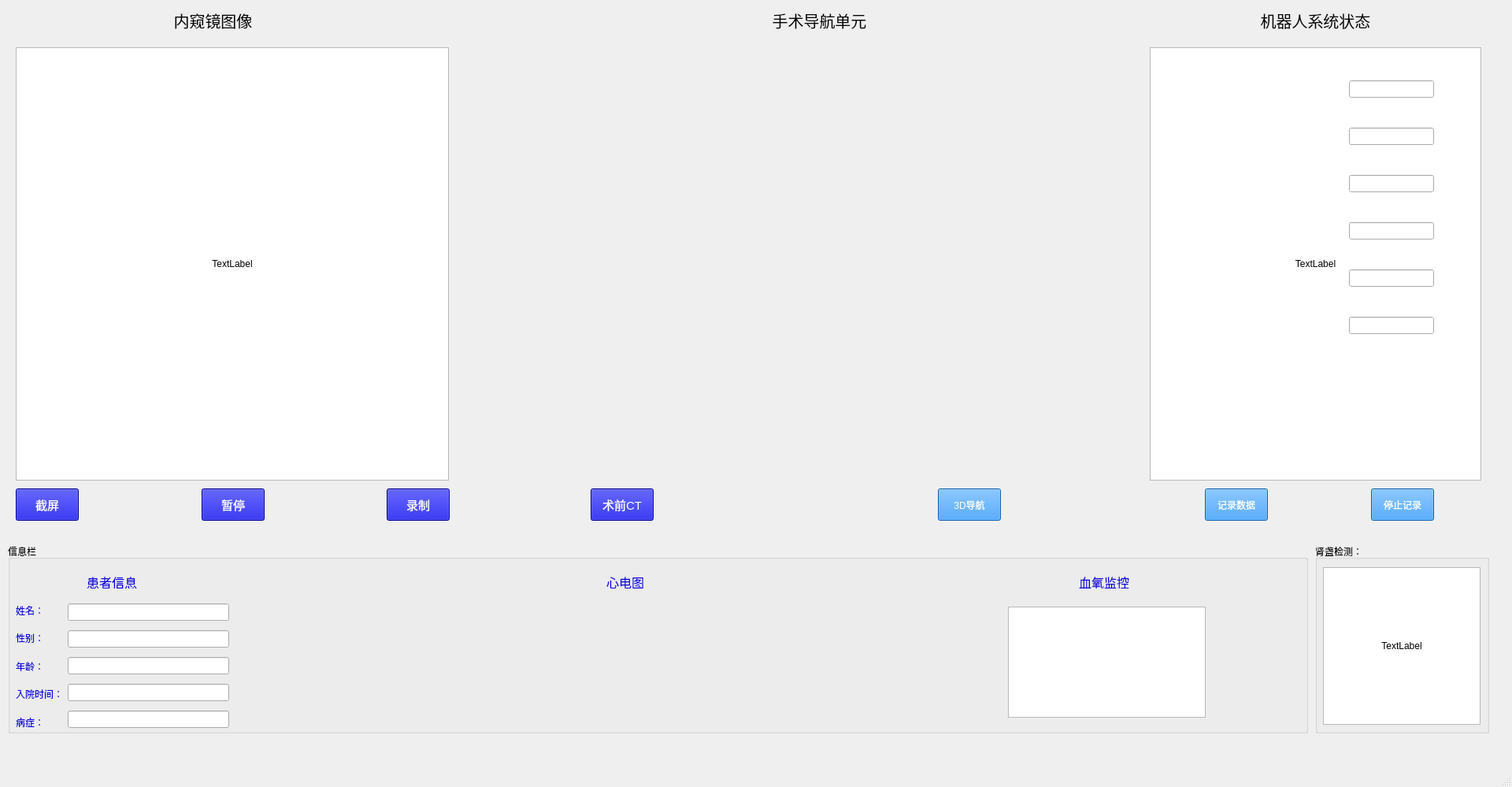
<?xml version="1.0" encoding="UTF-8"?>
<ui version="4.0">
 <class>MainWindow</class>
 <widget class="QMainWindow" name="MainWindow">
  <property name="geometry">
   <rect>
    <x>0</x>
    <y>0</y>
    <width>1920</width>
    <height>999</height>
   </rect>
  </property>
  <property name="windowTitle">
   <string>经输尿管肾内介入诊疗机器人系统  (Ver1.0.0)</string>
  </property>
  <widget class="QWidget" name="centralwidget">
   <widget class="QVTKWidget" name="qvtkWidget">
    <property name="geometry">
     <rect>
      <x>610</x>
      <y>60</y>
      <width>801</width>
      <height>550</height>
     </rect>
    </property>
   </widget>
   <widget class="QGraphicsView" name="graphicsView_4">
    <property name="geometry">
     <rect>
      <x>20</x>
      <y>60</y>
      <width>550</width>
      <height>550</height>
     </rect>
    </property>
   </widget>
   <widget class="QLabel" name="label_2">
    <property name="geometry">
     <rect>
      <x>20</x>
      <y>60</y>
      <width>550</width>
      <height>550</height>
     </rect>
    </property>
    <property name="text">
     <string>TextLabel</string>
    </property>
    <property name="alignment">
     <set>Qt::AlignCenter</set>
    </property>
   </widget>
   <widget class="QGraphicsView" name="graphicsView_5">
    <property name="geometry">
     <rect>
      <x>1460</x>
      <y>60</y>
      <width>421</width>
      <height>550</height>
     </rect>
    </property>
   </widget>
   <widget class="QGroupBox" name="groupBox">
    <property name="geometry">
     <rect>
      <x>10</x>
      <y>690</y>
      <width>1651</width>
      <height>241</height>
     </rect>
    </property>
    <property name="title">
     <string>信息栏</string>
    </property>
    <widget class="QWidget" name="horizontalLayoutWidget">
     <property name="geometry">
      <rect>
       <x>10</x>
       <y>70</y>
       <width>271</width>
       <height>171</height>
      </rect>
     </property>
     <layout class="QHBoxLayout" name="horizontalLayout">
      <item>
       <layout class="QVBoxLayout" name="verticalLayout">
        <item>
         <widget class="QLabel" name="label_4">
          <property name="styleSheet">
           <string notr="true">color:rgb(14, 2, 219)</string>
          </property>
          <property name="text">
           <string>姓名：</string>
          </property>
         </widget>
        </item>
        <item>
         <widget class="QLabel" name="label_3">
          <property name="styleSheet">
           <string notr="true">color:rgb(14, 2, 219)</string>
          </property>
          <property name="text">
           <string>性别：</string>
          </property>
         </widget>
        </item>
        <item>
         <widget class="QLabel" name="label_5">
          <property name="styleSheet">
           <string notr="true">color:rgb(14, 2, 219)</string>
          </property>
          <property name="text">
           <string>年龄：</string>
          </property>
         </widget>
        </item>
        <item>
         <widget class="QLabel" name="label_6">
          <property name="styleSheet">
           <string notr="true">color:rgb(14, 2, 219)</string>
          </property>
          <property name="text">
           <string>入院时间：</string>
          </property>
         </widget>
        </item>
        <item>
         <widget class="QLabel" name="label_7">
          <property name="styleSheet">
           <string notr="true">color:rgb(14, 2, 219)</string>
          </property>
          <property name="text">
           <string>病症：</string>
          </property>
         </widget>
        </item>
       </layout>
      </item>
      <item>
       <layout class="QVBoxLayout" name="verticalLayout_2">
        <item>
         <widget class="QLineEdit" name="lineEdit"/>
        </item>
        <item>
         <widget class="QLineEdit" name="lineEdit_2"/>
        </item>
        <item>
         <widget class="QLineEdit" name="lineEdit_3"/>
        </item>
        <item>
         <widget class="QLineEdit" name="lineEdit_4"/>
        </item>
        <item>
         <widget class="QLineEdit" name="lineEdit_5"/>
        </item>
       </layout>
      </item>
     </layout>
    </widget>
    <widget class="QwtPlot" name="qwtPlot">
     <property name="geometry">
      <rect>
       <x>430</x>
       <y>80</y>
       <width>681</width>
       <height>151</height>
      </rect>
     </property>
    </widget>
    <widget class="QGraphicsView" name="graphicsView_2">
     <property name="geometry">
      <rect>
       <x>1270</x>
       <y>80</y>
       <width>251</width>
       <height>141</height>
      </rect>
     </property>
    </widget>
    <widget class="QLabel" name="label_11">
     <property name="geometry">
      <rect>
       <x>100</x>
       <y>40</y>
       <width>67</width>
       <height>17</height>
      </rect>
     </property>
     <property name="font">
      <font>
       <family>Tlwg Mono</family>
       <pointsize>12</pointsize>
      </font>
     </property>
     <property name="styleSheet">
      <string notr="true">color:rgb(14, 2, 219)</string>
     </property>
     <property name="text">
      <string>患者信息</string>
     </property>
    </widget>
    <widget class="QLabel" name="label_12">
     <property name="geometry">
      <rect>
       <x>760</x>
       <y>40</y>
       <width>67</width>
       <height>17</height>
      </rect>
     </property>
     <property name="font">
      <font>
       <family>Tlwg Mono</family>
       <pointsize>12</pointsize>
      </font>
     </property>
     <property name="styleSheet">
      <string notr="true">color:rgb(14, 2, 219)</string>
     </property>
     <property name="text">
      <string>心电图</string>
     </property>
    </widget>
    <widget class="QLabel" name="label_13">
     <property name="geometry">
      <rect>
       <x>1360</x>
       <y>40</y>
       <width>67</width>
       <height>17</height>
      </rect>
     </property>
     <property name="font">
      <font>
       <family>Tlwg Mono</family>
       <pointsize>12</pointsize>
      </font>
     </property>
     <property name="styleSheet">
      <string notr="true">color:rgb(14, 2, 219)</string>
     </property>
     <property name="text">
      <string>血氧监控</string>
     </property>
    </widget>
   </widget>
   <widget class="QWidget" name="horizontalLayoutWidget_2">
    <property name="geometry">
     <rect>
      <x>20</x>
      <y>620</y>
      <width>551</width>
      <height>41</height>
     </rect>
    </property>
    <layout class="QHBoxLayout" name="horizontalLayout_3">
     <property name="spacing">
      <number>5</number>
     </property>
     <property name="sizeConstraint">
      <enum>QLayout::SetNoConstraint</enum>
     </property>
     <property name="leftMargin">
      <number>0</number>
     </property>
     <item>
      <widget class="QPushButton" name="pushButton">
       <property name="sizePolicy">
        <sizepolicy hsizetype="Minimum" vsizetype="Minimum">
         <horstretch>0</horstretch>
         <verstretch>0</verstretch>
        </sizepolicy>
       </property>
       <property name="font">
        <font>
         <pointsize>11</pointsize>
        </font>
       </property>
       <property name="styleSheet">
        <string notr="true">background-color: rgb(0, 0, 200);
color: rgb(255, 255, 255)</string>
       </property>
       <property name="text">
        <string>截屏</string>
       </property>
      </widget>
     </item>
     <item>
      <spacer name="horizontalSpacer">
       <property name="orientation">
        <enum>Qt::Horizontal</enum>
       </property>
       <property name="sizeHint" stdset="0">
        <size>
         <width>40</width>
         <height>20</height>
        </size>
       </property>
      </spacer>
     </item>
     <item>
      <widget class="QPushButton" name="pushButton_2">
       <property name="sizePolicy">
        <sizepolicy hsizetype="Minimum" vsizetype="Minimum">
         <horstretch>0</horstretch>
         <verstretch>0</verstretch>
        </sizepolicy>
       </property>
       <property name="font">
        <font>
         <pointsize>11</pointsize>
        </font>
       </property>
       <property name="styleSheet">
        <string notr="true">
background-color: rgb(0, 0, 200);
color: rgb(255, 255, 255)</string>
       </property>
       <property name="text">
        <string>暂停</string>
       </property>
      </widget>
     </item>
     <item>
      <spacer name="horizontalSpacer_2">
       <property name="orientation">
        <enum>Qt::Horizontal</enum>
       </property>
       <property name="sizeHint" stdset="0">
        <size>
         <width>40</width>
         <height>20</height>
        </size>
       </property>
      </spacer>
     </item>
     <item>
      <widget class="QPushButton" name="pushButton_3">
       <property name="sizePolicy">
        <sizepolicy hsizetype="Minimum" vsizetype="Minimum">
         <horstretch>0</horstretch>
         <verstretch>0</verstretch>
        </sizepolicy>
       </property>
       <property name="font">
        <font>
         <pointsize>11</pointsize>
        </font>
       </property>
       <property name="styleSheet">
        <string notr="true">background-color: rgb(0, 0, 200);
color: rgb(255, 255, 255)</string>
       </property>
       <property name="text">
        <string>录制</string>
       </property>
      </widget>
     </item>
    </layout>
   </widget>
   <widget class="QWidget" name="horizontalLayoutWidget_3">
    <property name="geometry">
     <rect>
      <x>750</x>
      <y>620</y>
      <width>521</width>
      <height>41</height>
     </rect>
    </property>
    <layout class="QHBoxLayout" name="horizontalLayout_4">
     <property name="spacing">
      <number>5</number>
     </property>
     <property name="sizeConstraint">
      <enum>QLayout::SetNoConstraint</enum>
     </property>
     <property name="leftMargin">
      <number>0</number>
     </property>
     <item>
      <widget class="QPushButton" name="pushButton_4">
       <property name="sizePolicy">
        <sizepolicy hsizetype="Minimum" vsizetype="Minimum">
         <horstretch>0</horstretch>
         <verstretch>0</verstretch>
        </sizepolicy>
       </property>
       <property name="font">
        <font>
         <pointsize>11</pointsize>
        </font>
       </property>
       <property name="styleSheet">
        <string notr="true">background-color: rgb(0, 0, 200);
color: rgb(255, 255, 255)</string>
       </property>
       <property name="text">
        <string>术前CT</string>
       </property>
      </widget>
     </item>
     <item>
      <spacer name="horizontalSpacer_3">
       <property name="orientation">
        <enum>Qt::Horizontal</enum>
       </property>
       <property name="sizeHint" stdset="0">
        <size>
         <width>40</width>
         <height>20</height>
        </size>
       </property>
      </spacer>
     </item>
     <item>
      <widget class="QPushButton" name="pushButton_5">
       <property name="enabled">
        <bool>true</bool>
       </property>
       <property name="sizePolicy">
        <sizepolicy hsizetype="Minimum" vsizetype="Minimum">
         <horstretch>0</horstretch>
         <verstretch>0</verstretch>
        </sizepolicy>
       </property>
       <property name="styleSheet">
        <string notr="true">background-color: rgb(28, 134, 238);
color: rgb(255, 255, 255)</string>
       </property>
       <property name="text">
        <string>3D导航</string>
       </property>
      </widget>
     </item>
    </layout>
   </widget>
   <widget class="QLabel" name="label_8">
    <property name="geometry">
     <rect>
      <x>200</x>
      <y>0</y>
      <width>141</width>
      <height>51</height>
     </rect>
    </property>
    <property name="font">
     <font>
      <family>Ubuntu Light</family>
      <pointsize>15</pointsize>
     </font>
    </property>
    <property name="text">
     <string>内窥镜图像</string>
    </property>
    <property name="textFormat">
     <enum>Qt::AutoText</enum>
    </property>
    <property name="alignment">
     <set>Qt::AlignCenter</set>
    </property>
   </widget>
   <widget class="QLabel" name="label_9">
    <property name="geometry">
     <rect>
      <x>970</x>
      <y>0</y>
      <width>141</width>
      <height>51</height>
     </rect>
    </property>
    <property name="font">
     <font>
      <family>Ubuntu Light</family>
      <pointsize>15</pointsize>
     </font>
    </property>
    <property name="text">
     <string>手术导航单元</string>
    </property>
    <property name="textFormat">
     <enum>Qt::AutoText</enum>
    </property>
    <property name="alignment">
     <set>Qt::AlignCenter</set>
    </property>
   </widget>
   <widget class="QLabel" name="label_10">
    <property name="geometry">
     <rect>
      <x>1600</x>
      <y>0</y>
      <width>141</width>
      <height>51</height>
     </rect>
    </property>
    <property name="font">
     <font>
      <family>Ubuntu Light</family>
      <pointsize>15</pointsize>
     </font>
    </property>
    <property name="text">
     <string>机器人系统状态</string>
    </property>
    <property name="textFormat">
     <enum>Qt::AutoText</enum>
    </property>
    <property name="alignment">
     <set>Qt::AlignCenter</set>
    </property>
   </widget>
   <widget class="QWidget" name="horizontalLayoutWidget_4">
    <property name="geometry">
     <rect>
      <x>1530</x>
      <y>620</y>
      <width>291</width>
      <height>41</height>
     </rect>
    </property>
    <layout class="QHBoxLayout" name="horizontalLayout_5">
     <property name="spacing">
      <number>5</number>
     </property>
     <property name="sizeConstraint">
      <enum>QLayout::SetNoConstraint</enum>
     </property>
     <property name="leftMargin">
      <number>0</number>
     </property>
     <item>
      <widget class="QPushButton" name="pushButton_6">
       <property name="sizePolicy">
        <sizepolicy hsizetype="Minimum" vsizetype="Minimum">
         <horstretch>0</horstretch>
         <verstretch>0</verstretch>
        </sizepolicy>
       </property>
       <property name="styleSheet">
        <string notr="true">background-color: rgb(28, 134, 238);
color: rgb(255, 255, 255)</string>
       </property>
       <property name="text">
        <string>记录数据</string>
       </property>
      </widget>
     </item>
     <item>
      <spacer name="horizontalSpacer_4">
       <property name="orientation">
        <enum>Qt::Horizontal</enum>
       </property>
       <property name="sizeHint" stdset="0">
        <size>
         <width>40</width>
         <height>20</height>
        </size>
       </property>
      </spacer>
     </item>
     <item>
      <widget class="QPushButton" name="pushButton_7">
       <property name="enabled">
        <bool>true</bool>
       </property>
       <property name="sizePolicy">
        <sizepolicy hsizetype="Minimum" vsizetype="Minimum">
         <horstretch>0</horstretch>
         <verstretch>0</verstretch>
        </sizepolicy>
       </property>
       <property name="styleSheet">
        <string notr="true">background-color: rgb(28, 134, 238);
color: rgb(255, 255, 255)</string>
       </property>
       <property name="text">
        <string>停止记录</string>
       </property>
      </widget>
     </item>
    </layout>
   </widget>
   <widget class="QGroupBox" name="groupBox_2">
    <property name="geometry">
     <rect>
      <x>1670</x>
      <y>690</y>
      <width>221</width>
      <height>241</height>
     </rect>
    </property>
    <property name="title">
     <string>肾盏检测：</string>
    </property>
    <widget class="QGraphicsView" name="graphicsView">
     <property name="geometry">
      <rect>
       <x>10</x>
       <y>30</y>
       <width>200</width>
       <height>200</height>
      </rect>
     </property>
    </widget>
    <widget class="QLabel" name="label">
     <property name="geometry">
      <rect>
       <x>10</x>
       <y>30</y>
       <width>200</width>
       <height>200</height>
      </rect>
     </property>
     <property name="contextMenuPolicy">
      <enum>Qt::CustomContextMenu</enum>
     </property>
     <property name="text">
      <string>TextLabel</string>
     </property>
     <property name="textFormat">
      <enum>Qt::AutoText</enum>
     </property>
     <property name="alignment">
      <set>Qt::AlignCenter</set>
     </property>
    </widget>
   </widget>
   <widget class="QLabel" name="label_14">
    <property name="geometry">
     <rect>
      <x>1460</x>
      <y>60</y>
      <width>421</width>
      <height>550</height>
     </rect>
    </property>
    <property name="text">
     <string>TextLabel</string>
    </property>
    <property name="alignment">
     <set>Qt::AlignCenter</set>
    </property>
   </widget>
   <widget class="QWidget" name="verticalLayoutWidget">
    <property name="geometry">
     <rect>
      <x>1530</x>
      <y>70</y>
      <width>291</width>
      <height>391</height>
     </rect>
    </property>
    <layout class="QVBoxLayout" name="verticalLayout_3">
     <item>
      <layout class="QHBoxLayout" name="horizontalLayout_2">
       <property name="sizeConstraint">
        <enum>QLayout::SetNoConstraint</enum>
       </property>
       <item>
        <widget class="QLabel" name="label_15">
         <property name="sizePolicy">
          <sizepolicy hsizetype="Preferred" vsizetype="Preferred">
           <horstretch>6</horstretch>
           <verstretch>0</verstretch>
          </sizepolicy>
         </property>
         <property name="styleSheet">
          <string notr="true">color:white</string>
         </property>
         <property name="text">
          <string>平移位移：</string>
         </property>
        </widget>
       </item>
       <item>
        <spacer name="horizontalSpacer_5">
         <property name="orientation">
          <enum>Qt::Horizontal</enum>
         </property>
         <property name="sizeType">
          <enum>QSizePolicy::Preferred</enum>
         </property>
         <property name="sizeHint" stdset="0">
          <size>
           <width>32</width>
           <height>20</height>
          </size>
         </property>
        </spacer>
       </item>
       <item>
        <widget class="QLineEdit" name="lineEdit_6">
         <property name="sizePolicy">
          <sizepolicy hsizetype="Expanding" vsizetype="Maximum">
           <horstretch>0</horstretch>
           <verstretch>0</verstretch>
          </sizepolicy>
         </property>
        </widget>
       </item>
      </layout>
     </item>
     <item>
      <layout class="QHBoxLayout" name="horizontalLayout_6">
       <property name="sizeConstraint">
        <enum>QLayout::SetNoConstraint</enum>
       </property>
       <item>
        <widget class="QLabel" name="label_16">
         <property name="sizePolicy">
          <sizepolicy hsizetype="Preferred" vsizetype="Preferred">
           <horstretch>6</horstretch>
           <verstretch>0</verstretch>
          </sizepolicy>
         </property>
         <property name="styleSheet">
          <string notr="true">color:white</string>
         </property>
         <property name="text">
          <string>自转角度：</string>
         </property>
        </widget>
       </item>
       <item>
        <spacer name="horizontalSpacer_6">
         <property name="orientation">
          <enum>Qt::Horizontal</enum>
         </property>
         <property name="sizeType">
          <enum>QSizePolicy::Preferred</enum>
         </property>
         <property name="sizeHint" stdset="0">
          <size>
           <width>32</width>
           <height>20</height>
          </size>
         </property>
        </spacer>
       </item>
       <item>
        <widget class="QLineEdit" name="lineEdit_7">
         <property name="sizePolicy">
          <sizepolicy hsizetype="Expanding" vsizetype="Maximum">
           <horstretch>0</horstretch>
           <verstretch>0</verstretch>
          </sizepolicy>
         </property>
        </widget>
       </item>
      </layout>
     </item>
     <item>
      <layout class="QHBoxLayout" name="horizontalLayout_7">
       <property name="sizeConstraint">
        <enum>QLayout::SetNoConstraint</enum>
       </property>
       <item>
        <widget class="QLabel" name="label_17">
         <property name="sizePolicy">
          <sizepolicy hsizetype="Preferred" vsizetype="Preferred">
           <horstretch>6</horstretch>
           <verstretch>0</verstretch>
          </sizepolicy>
         </property>
         <property name="styleSheet">
          <string notr="true">color:white</string>
         </property>
         <property name="text">
          <string>末端偏转：</string>
         </property>
        </widget>
       </item>
       <item>
        <spacer name="horizontalSpacer_7">
         <property name="orientation">
          <enum>Qt::Horizontal</enum>
         </property>
         <property name="sizeType">
          <enum>QSizePolicy::Preferred</enum>
         </property>
         <property name="sizeHint" stdset="0">
          <size>
           <width>32</width>
           <height>20</height>
          </size>
         </property>
        </spacer>
       </item>
       <item>
        <widget class="QLineEdit" name="lineEdit_8">
         <property name="sizePolicy">
          <sizepolicy hsizetype="Expanding" vsizetype="Maximum">
           <horstretch>0</horstretch>
           <verstretch>0</verstretch>
          </sizepolicy>
         </property>
        </widget>
       </item>
      </layout>
     </item>
     <item>
      <layout class="QHBoxLayout" name="horizontalLayout_8">
       <property name="sizeConstraint">
        <enum>QLayout::SetNoConstraint</enum>
       </property>
       <item>
        <widget class="QLabel" name="label_18">
         <property name="sizePolicy">
          <sizepolicy hsizetype="Preferred" vsizetype="Preferred">
           <horstretch>6</horstretch>
           <verstretch>0</verstretch>
          </sizepolicy>
         </property>
         <property name="styleSheet">
          <string notr="true">color:white</string>
         </property>
         <property name="text">
          <string>映射比例：</string>
         </property>
        </widget>
       </item>
       <item>
        <spacer name="horizontalSpacer_8">
         <property name="orientation">
          <enum>Qt::Horizontal</enum>
         </property>
         <property name="sizeType">
          <enum>QSizePolicy::Preferred</enum>
         </property>
         <property name="sizeHint" stdset="0">
          <size>
           <width>32</width>
           <height>20</height>
          </size>
         </property>
        </spacer>
       </item>
       <item>
        <widget class="QLineEdit" name="lineEdit_9">
         <property name="sizePolicy">
          <sizepolicy hsizetype="Expanding" vsizetype="Maximum">
           <horstretch>0</horstretch>
           <verstretch>0</verstretch>
          </sizepolicy>
         </property>
        </widget>
       </item>
      </layout>
     </item>
     <item>
      <layout class="QHBoxLayout" name="horizontalLayout_9">
       <property name="sizeConstraint">
        <enum>QLayout::SetNoConstraint</enum>
       </property>
       <item>
        <widget class="QLabel" name="label_19">
         <property name="sizePolicy">
          <sizepolicy hsizetype="Preferred" vsizetype="Preferred">
           <horstretch>6</horstretch>
           <verstretch>0</verstretch>
          </sizepolicy>
         </property>
         <property name="styleSheet">
          <string notr="true">color:white</string>
         </property>
         <property name="text">
          <string>系统故障：</string>
         </property>
        </widget>
       </item>
       <item>
        <spacer name="horizontalSpacer_9">
         <property name="orientation">
          <enum>Qt::Horizontal</enum>
         </property>
         <property name="sizeType">
          <enum>QSizePolicy::Preferred</enum>
         </property>
         <property name="sizeHint" stdset="0">
          <size>
           <width>32</width>
           <height>20</height>
          </size>
         </property>
        </spacer>
       </item>
       <item>
        <widget class="QLineEdit" name="lineEdit_10">
         <property name="sizePolicy">
          <sizepolicy hsizetype="Expanding" vsizetype="Maximum">
           <horstretch>0</horstretch>
           <verstretch>0</verstretch>
          </sizepolicy>
         </property>
        </widget>
       </item>
      </layout>
     </item>
     <item>
      <layout class="QHBoxLayout" name="horizontalLayout_10">
       <property name="sizeConstraint">
        <enum>QLayout::SetNoConstraint</enum>
       </property>
       <item>
        <widget class="QLabel" name="label_20">
         <property name="sizePolicy">
          <sizepolicy hsizetype="Preferred" vsizetype="Preferred">
           <horstretch>6</horstretch>
           <verstretch>0</verstretch>
          </sizepolicy>
         </property>
         <property name="styleSheet">
          <string notr="true">color:white</string>
         </property>
         <property name="text">
          <string>尖端受力：</string>
         </property>
        </widget>
       </item>
       <item>
        <spacer name="horizontalSpacer_10">
         <property name="orientation">
          <enum>Qt::Horizontal</enum>
         </property>
         <property name="sizeType">
          <enum>QSizePolicy::Preferred</enum>
         </property>
         <property name="sizeHint" stdset="0">
          <size>
           <width>32</width>
           <height>20</height>
          </size>
         </property>
        </spacer>
       </item>
       <item>
        <widget class="QLineEdit" name="lineEdit_11">
         <property name="sizePolicy">
          <sizepolicy hsizetype="Expanding" vsizetype="Maximum">
           <horstretch>0</horstretch>
           <verstretch>0</verstretch>
          </sizepolicy>
         </property>
        </widget>
       </item>
      </layout>
     </item>
    </layout>
   </widget>
   <zorder>qvtkWidget</zorder>
   <zorder>graphicsView_4</zorder>
   <zorder>graphicsView_5</zorder>
   <zorder>groupBox</zorder>
   <zorder>label_2</zorder>
   <zorder>horizontalLayoutWidget_2</zorder>
   <zorder>horizontalLayoutWidget_3</zorder>
   <zorder>label_8</zorder>
   <zorder>label_9</zorder>
   <zorder>label_10</zorder>
   <zorder>horizontalLayoutWidget_4</zorder>
   <zorder>groupBox_2</zorder>
   <zorder>label_14</zorder>
   <zorder>verticalLayoutWidget</zorder>
  </widget>
  <widget class="QMenuBar" name="menubar">
   <property name="geometry">
    <rect>
     <x>0</x>
     <y>0</y>
     <width>1920</width>
     <height>28</height>
    </rect>
   </property>
  </widget>
  <widget class="QStatusBar" name="statusbar"/>
 </widget>
 <customwidgets>
  <customwidget>
   <class>QVTKWidget</class>
   <extends>QWidget</extends>
   <header>QVTKWidget.h</header>
  </customwidget>
  <customwidget>
   <class>QwtPlot</class>
   <extends>QFrame</extends>
   <header>qwt_plot.h</header>
  </customwidget>
 </customwidgets>
 <resources/>
 <connections/>
</ui>
